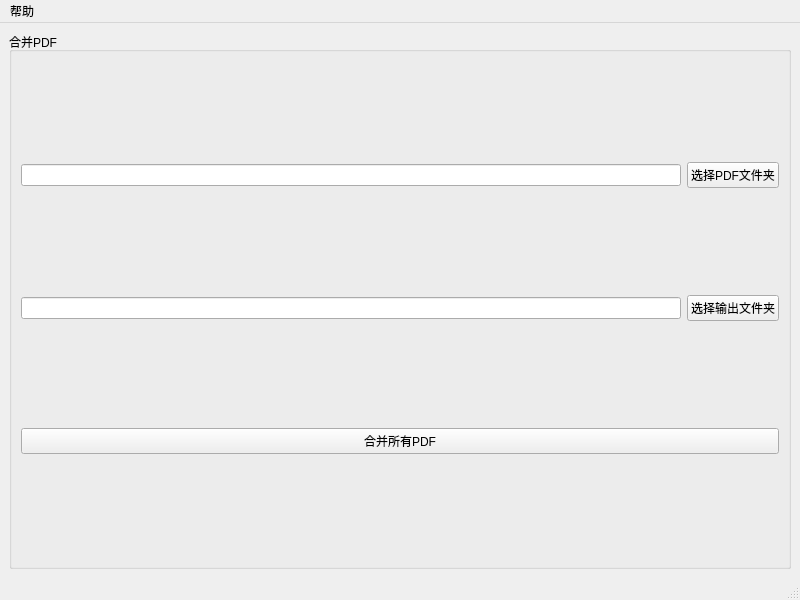
<?xml version="1.0" encoding="UTF-8"?>
<ui version="4.0">
 <class>MainWindow</class>
 <widget class="QMainWindow" name="MainWindow">
  <property name="geometry">
   <rect>
    <x>0</x>
    <y>0</y>
    <width>800</width>
    <height>600</height>
   </rect>
  </property>
  <property name="windowTitle">
   <string>PDF小工具</string>
  </property>
  <widget class="QWidget" name="centralwidget">
   <layout class="QGridLayout" name="gridLayout">
    <item row="0" column="0">
     <widget class="QGroupBox" name="groupBox">
      <property name="title">
       <string>合并PDF</string>
      </property>
      <layout class="QGridLayout" name="gridLayout_2">
       <item row="0" column="0">
        <widget class="QLineEdit" name="lineEdit_select_pdf_dir"/>
       </item>
       <item row="2" column="0" colspan="2">
        <widget class="QPushButton" name="pushButton_combine_pdf">
         <property name="text">
          <string>合并所有PDF</string>
         </property>
        </widget>
       </item>
       <item row="0" column="1">
        <widget class="QPushButton" name="pushButton_select_pdf_dir">
         <property name="text">
          <string>选择PDF文件夹</string>
         </property>
        </widget>
       </item>
       <item row="1" column="1">
        <widget class="QPushButton" name="pushButton_select_output">
         <property name="text">
          <string>选择输出文件夹</string>
         </property>
        </widget>
       </item>
       <item row="1" column="0">
        <widget class="QLineEdit" name="lineEdit_select_output"/>
       </item>
      </layout>
     </widget>
    </item>
   </layout>
  </widget>
  <widget class="QMenuBar" name="menubar">
   <property name="geometry">
    <rect>
     <x>0</x>
     <y>0</y>
     <width>800</width>
     <height>26</height>
    </rect>
   </property>
   <widget class="QMenu" name="menu_help">
    <property name="title">
     <string>帮助</string>
    </property>
    <addaction name="action_about"/>
   </widget>
   <addaction name="menu_help"/>
  </widget>
  <widget class="QStatusBar" name="statusbar"/>
  <action name="action_about">
   <property name="text">
    <string>关于</string>
   </property>
  </action>
 </widget>
 <resources/>
 <connections/>
</ui>
